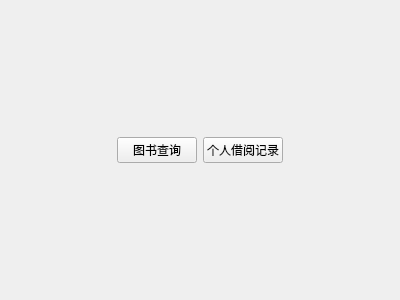
<?xml version="1.0" encoding="UTF-8"?>
<ui version="4.0">
 <class>ReaderMainView</class>
 <widget class="QWidget" name="ReaderMainView">
  <property name="geometry">
   <rect>
    <x>0</x>
    <y>0</y>
    <width>400</width>
    <height>300</height>
   </rect>
  </property>
  <property name="windowTitle">
   <string>读者主界面</string>
  </property>
  <layout class="QGridLayout" name="gridLayout">
   <item row="0" column="0">
    <spacer name="verticalSpacer">
     <property name="orientation">
      <enum>Qt::Orientation::Vertical</enum>
     </property>
     <property name="sizeHint" stdset="0">
      <size>
       <width>20</width>
       <height>126</height>
      </size>
     </property>
    </spacer>
   </item>
   <item row="1" column="0">
    <layout class="QHBoxLayout" name="horizontalLayout_2">
     <item>
      <spacer name="horizontalSpacer">
       <property name="orientation">
        <enum>Qt::Orientation::Horizontal</enum>
       </property>
       <property name="sizeHint" stdset="0">
        <size>
         <width>40</width>
         <height>20</height>
        </size>
       </property>
      </spacer>
     </item>
     <item>
      <layout class="QHBoxLayout" name="horizontalLayout">
       <item>
        <widget class="QPushButton" name="btnBookQuery">
         <property name="text">
          <string>图书查询</string>
         </property>
        </widget>
       </item>
       <item>
        <widget class="QPushButton" name="btnPersonalBorrow">
         <property name="text">
          <string>个人借阅记录</string>
         </property>
        </widget>
       </item>
      </layout>
     </item>
     <item>
      <spacer name="horizontalSpacer_2">
       <property name="orientation">
        <enum>Qt::Orientation::Horizontal</enum>
       </property>
       <property name="sizeHint" stdset="0">
        <size>
         <width>40</width>
         <height>20</height>
        </size>
       </property>
      </spacer>
     </item>
    </layout>
   </item>
   <item row="2" column="0">
    <spacer name="verticalSpacer_2">
     <property name="orientation">
      <enum>Qt::Orientation::Vertical</enum>
     </property>
     <property name="sizeHint" stdset="0">
      <size>
       <width>20</width>
       <height>126</height>
      </size>
     </property>
    </spacer>
   </item>
  </layout>
 </widget>
 <resources/>
 <connections/>
</ui>
